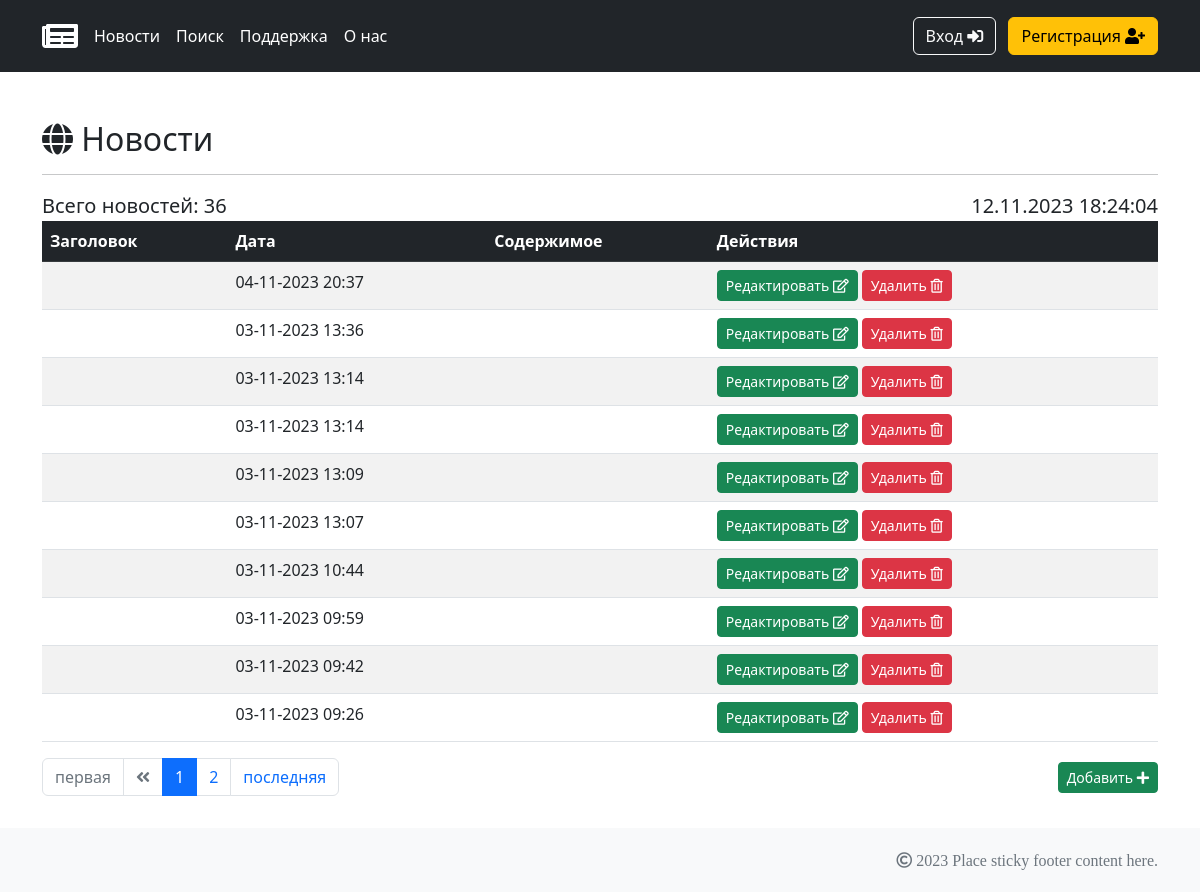
Page /news/ on the committed database.
### whiteboard/models.py (models this page shows, shortened)
class Post(models.Model):
    ARTICLE = 'A'
    NEWS = 'N'
    OPTIONS = [(ARTICLE, 'Статья'), (NEWS, 'Новость')]
    author = models.ForeignKey(Author, on_delete=models.CASCADE)
    type = models.CharField(max_length=1, choices=OPTIONS)
    time = models.DateTimeField(auto_now_add = True)
    category = models.ManyToManyField(Category, through='PostCategory')
    header = models.CharField(max_length=255)
    text = models.TextField()
    rating = models.IntegerField(default=0)
    class Meta:
        ordering = ('-time',)

### news/views.py (the view)
# urls.py: path('', NewsList.as_view(), name='news'),
class NewsList(ListView):
    model = Post
    template_name = 'news/news.html'
    context_object_name = 'news'
    queryset = Post.objects.filter(type=Post.NEWS)
    paginate_by = 10
    def get_context_data(self, **kwargs: Any) -> dict[str, Any]:
        context = super().get_context_data(**kwargs)
        context['title'] = 'Новости'
        context['news_count'] = Post.objects.filter(type=Post.NEWS).count()
        context['is_not_author'] = not self.request.user.groups.filter(name='authors').exists()
        return context

### whiteboard/templatetags/custom_filters.py (called while the page is built)
@register.filter(name='Censor')
def Censor(value):
    if isinstance(value, str):
        keyword_processor = KeywordProcessor()
        if os.path.isfile('whiteboard/templatetags/censuredlist.json'):
            with open('whiteboard/templatetags/censuredlist.json', 'r') as file_censor:
                censured_words_dict = json.load(file_censor)
            keyword_processor.add_keywords_from_dict(censured_words_dict)
        return keyword_processor.replace_keywords(value)
    else:
        raise ValueError(f'Нельзя цензурировать {type(value)}')

### whiteboard/templatetags/custom_tags.py (called while the page is built)
@register.simple_tag(takes_context=True)
def url_replace(context, **kwargs):
    parameters = context['request'].GET.copy()
    for parameter_key, parameter_val in kwargs.items():
        parameters[parameter_key] = parameter_val
    return parameters.urlencode()

@register.simple_tag(takes_context=False)
def time_now():
    return timezone.localtime(timezone.now())

### news/templates/news/news.html (shortened to what this page needs)
{% extends 'default.html' %}
{% load custom_tags %}
{% block content %}
    {% if news %}
        <h2><span class="fas fa-globe"></span> {{ title }}</h2>
    {% elif news_search %}
        <h2><span class="fas fa-search"></span> {{ title }}</h2>
    {% endif %}
    <hr>
    <div class="row justify-content-center">
        <div class="col-6 my-auto">
            <p class="text-start fs-5 my-auto">Всего новостей: {% firstof news_count filter.qs|length "0" %}</p>
        </div>
        <div class="col-6 my-auto">
            {% time_now as current_time %}
            <p class="text-end fs-5 my-auto">{{ current_time|date:'d.m.Y H:i:s' }}</p>
        </div>
    </div>
    <table class="table table-striped">
        <thead class="table-dark">
            <tr>
                <th scope="col">Заголовок</th>
                <th scope="col">Дата</th>
                <th scope="col">Содержимое</th>
                <th scope="col">Действия</th>
            </tr>
        </thead>
        <tbody>
        {% if news %}
            {% for oneNews in news %}
                {% include 'news/parts/news_tbody.html' %}
            {% endfor %}
        {% elif news_search %}
            {% for oneNews in news_search %}
                {% include 'news/parts/news_tbody.html' %}
            {% endfor %}
        {% endif %}
            </tbody>
        </table>
        <div class="row justify-content-center pb-5">
            <div class="col-6 my-auto">
                {% if news or news_search%}
                    {% include 'news/parts/paginator.html' %}
                {% endif %}
            </div>
            <div class="col-6 my-auto text-end">
                <a class="btn btn-success btn-sm" href="{% url 'news:news_add' %}">Добавить <span class="fas fa-plus"></span></a>
            </div>
        </div>
{% endblock content %}

### news/templates/news/parts/news_tbody.html (shortened to what this page needs)
{% load custom_filters %}
<tr>
    <td><a href="/news/{{ oneNews.id }}">{{ oneNews.header|Censor }}</a></td>
    <td>{{ oneNews.time|date:'d-m-Y H:i' }}</td>
    <td>{{ oneNews.text|truncatechars:50|Censor }}</td>
    <td>
        <a class="btn btn-success btn-sm" href="{% url 'news:news_edit' oneNews.id %}">Редактировать <span class="far fa-edit"></span></a>
        <a class="btn btn-danger btn-sm" href="{% url 'news:news_delete' oneNews.id %}">Удалить <span class="far fa-trash-alt"></span></a>
    </td>
</tr>

### rows in the picture
Post: time "04-11-2023 20:37"
Post: time "03-11-2023 13:36"
Post: time "03-11-2023 13:14"
Post: time "03-11-2023 13:14"
Post: time "03-11-2023 13:09"
Post: time "03-11-2023 13:07"
Post: time "03-11-2023 10:44"
Post: time "03-11-2023 09:59"
Post: time "03-11-2023 09:42"
Post: time "03-11-2023 09:26"

### other values in the picture
{{ title }} "Новости"
{{ current_time|date:'d.m.Y H:i:s' }} "12.11.2023 18:24:04"
{{ page_obj.number }} "1"
{{ page_obj.next_page_number }} "2"
